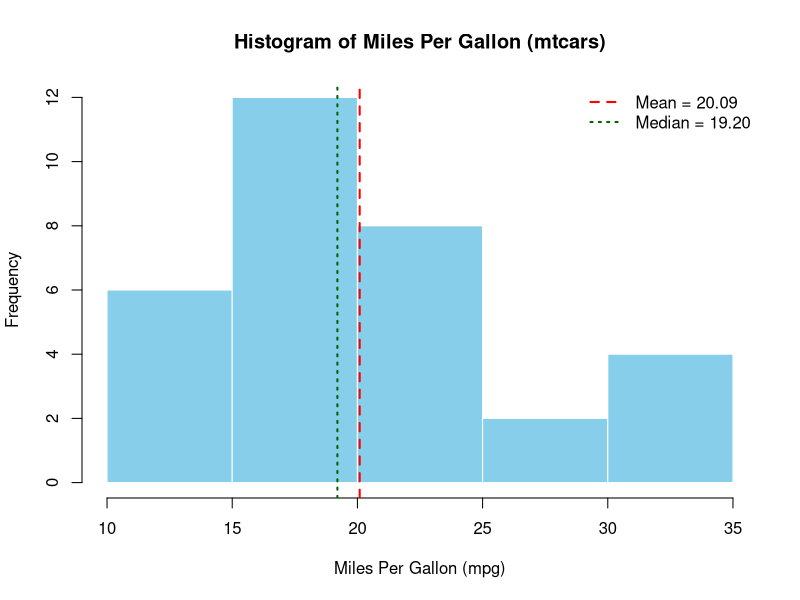
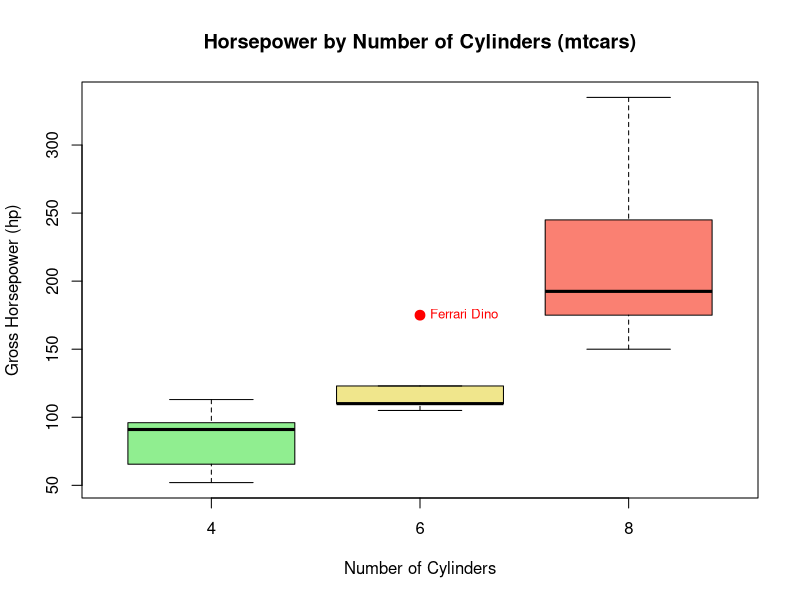
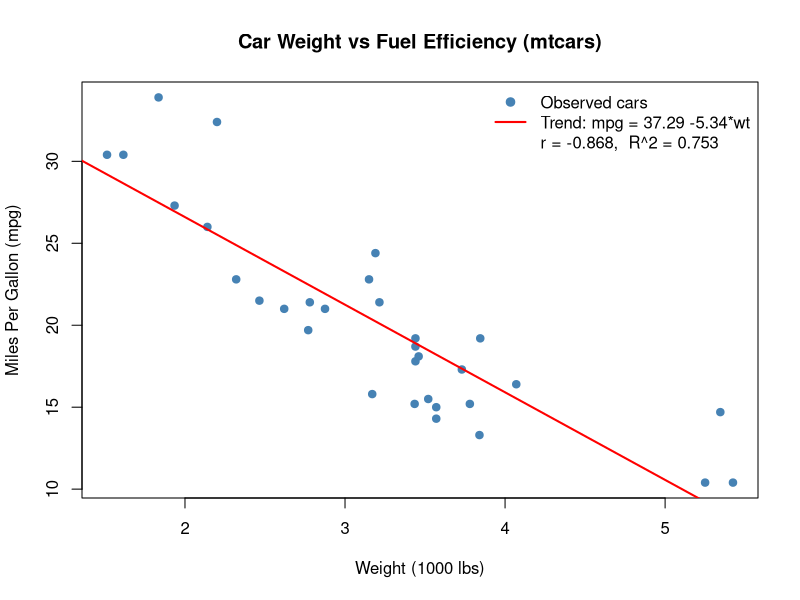

R code for these plots, in order:
# =====================================================================
# Lab Assignment 1: Basic Statistics & Visualization in R
# ---------------------------------------------------------------------
# Objective : Calculate descriptive statistics and generate
#             foundational graphics in R.
# Dataset   : Built-in R dataset `mtcars`
# Run with  : Rscript lab1_basic_stats_visualization.R
#             (or source() it inside RStudio)
# Output    : Step-by-step console log + 3 PNG plots in ./plots/
# =====================================================================

# ---------- Helper: print a clearly visible step header --------------
step <- function(n, title) {
  cat("\n", strrep("=", 70), "\n", sep = "")
  cat(sprintf("STEP %s : %s\n", n, title))
  cat(strrep("=", 70), "\n", sep = "")
}

# Save each plot as PNG; when running interactively also draw on screen
out_dir <- "plots"
if (!dir.exists(out_dir)) dir.create(out_dir)

save_plot <- function(file, draw) {
  path <- file.path(out_dir, file)
  png(path, width = 900, height = 650, res = 110)
  draw()
  dev.off()
  if (interactive()) draw()
  cat(">> Plot saved to:", path, "\n")
}

cat("Lab Assignment 1 - Basic Statistics & Visualization in R\n")
cat("R version :", R.version.string, "\n")
cat("Run on    :", format(Sys.time(), "%Y-%m-%d %H:%M:%S"), "\n")


# =====================================================================
# STEP 1 : Load the dataset
# =====================================================================
step(1, "Load the built-in 'mtcars' dataset")

data(mtcars)
cat(">> Dataset loaded successfully.\n")
cat(">> Dimensions (rows x columns):", nrow(mtcars), "x", ncol(mtcars), "\n\n")

cat(">> Structure of the dataset:\n")
str(mtcars)

cat("\n>> First 6 rows:\n")
print(head(mtcars))

cat("\n>> Missing values per column:\n")
print(colSums(is.na(mtcars)))


# =====================================================================
# STEP 2 : Summary statistics for key numerical attributes
# =====================================================================
step(2, "Summary statistics (Mean, Median, SD, Variance, IQR)")

key_vars <- c("mpg", "hp", "wt", "disp", "qsec")
cat(">> Key numerical attributes selected:", paste(key_vars, collapse = ", "), "\n")
cat("   mpg  = Miles per gallon\n")
cat("   hp   = Gross horsepower\n")
cat("   wt   = Weight (1000 lbs)\n")
cat("   disp = Displacement (cu. in.)\n")
cat("   qsec = 1/4 mile time (seconds)\n")

cat("\n>> 2a. Built-in summary() output:\n")
print(summary(mtcars[, key_vars]))

cat("\n>> 2b. Calculating each statistic individually (example: mpg):\n")
cat("   mean(mtcars$mpg)   =", round(mean(mtcars$mpg), 3), "\n")
cat("   median(mtcars$mpg) =", round(median(mtcars$mpg), 3), "\n")
cat("   sd(mtcars$mpg)     =", round(sd(mtcars$mpg), 3), "\n")
cat("   var(mtcars$mpg)    =", round(var(mtcars$mpg), 3), "\n")
cat("   IQR(mtcars$mpg)    =", round(IQR(mtcars$mpg), 3), "\n")

cat("\n>> 2c. Descriptive statistics table for all key attributes:\n")
stats_table <- data.frame(
  Mean     = sapply(mtcars[, key_vars], mean),
  Median   = sapply(mtcars[, key_vars], median),
  Std_Dev  = sapply(mtcars[, key_vars], sd),
  Variance = sapply(mtcars[, key_vars], var),
  IQR      = sapply(mtcars[, key_vars], IQR),
  Min      = sapply(mtcars[, key_vars], min),
  Max      = sapply(mtcars[, key_vars], max)
)
print(round(stats_table, 3))

write.csv(round(stats_table, 3), "summary_statistics.csv")
cat("\n>> Statistics table saved to: summary_statistics.csv\n")


# =====================================================================
# STEP 3 : Histogram - distribution of a single continuous variable
# =====================================================================
step(3, "Histogram of Miles Per Gallon (mpg)")

h <- hist(mtcars$mpg, breaks = 8, plot = FALSE)
cat(">> Histogram bins (class intervals) and frequencies:\n")
print(data.frame(
  Bin       = paste0("(", head(h$breaks, -1), ", ", h$breaks[-1], "]"),
  Frequency = h$counts
))

save_plot("1_histogram_mpg.png", function() {
  hist(mtcars$mpg,
       breaks = 8,
       col    = "skyblue",
       border = "white",
       main   = "Histogram of Miles Per Gallon (mtcars)",
       xlab   = "Miles Per Gallon (mpg)",
       ylab   = "Frequency")
  abline(v = mean(mtcars$mpg),   col = "red",       lwd = 2, lty = 2)
  abline(v = median(mtcars$mpg), col = "darkgreen", lwd = 2, lty = 3)
  legend("topright",
         legend = c(sprintf("Mean = %.2f",   mean(mtcars$mpg)),
                    sprintf("Median = %.2f", median(mtcars$mpg))),
         col = c("red", "darkgreen"), lty = c(2, 3), lwd = 2, bty = "n")
})

cat(">> Interpretation: mean (", round(mean(mtcars$mpg), 2),
    ") > median (", median(mtcars$mpg),
    "), so the mpg distribution is slightly right-skewed.\n", sep = "")


# =====================================================================
# STEP 4 : Boxplot - identify potential outliers across groups
# =====================================================================
step(4, "Boxplot of Horsepower (hp) grouped by Number of Cylinders (cyl)")

cat(">> Number of cars in each cylinder group:\n")
print(table(cyl = mtcars$cyl))

cat("\n>> Five-number summary of hp for each cylinder group:\n")
print(tapply(mtcars$hp, mtcars$cyl, fivenum))

b <- boxplot(hp ~ cyl, data = mtcars, plot = FALSE)

cat("\n>> Outliers detected (values beyond 1.5 * IQR from the box):\n")
if (length(b$out) > 0) {
  out_cyl  <- as.numeric(b$names[b$group])
  out_rows <- mtcars[paste(mtcars$cyl, mtcars$hp) %in% paste(out_cyl, b$out), ]
  print(out_rows[, c("cyl", "hp", "mpg", "wt")])
} else {
  cat("   No outliers found.\n")
}

save_plot("2_boxplot_hp_by_cyl.png", function() {
  boxplot(hp ~ cyl, data = mtcars,
          col  = c("lightgreen", "khaki", "salmon"),
          main = "Horsepower by Number of Cylinders (mtcars)",
          xlab = "Number of Cylinders",
          ylab = "Gross Horsepower (hp)",
          outpch = 19, outcol = "red", outcex = 1.3)
  if (length(b$out) > 0) {
    text(b$group, b$out, labels = rownames(out_rows),
         pos = 4, cex = 0.8, col = "red")
  }
})


# =====================================================================
# STEP 5 : Scatter plot with trend line
# =====================================================================
step(5, "Scatter Plot of Weight (wt) vs Miles Per Gallon (mpg) + Trend Line")

r <- cor(mtcars$wt, mtcars$mpg)
cat(">> Pearson correlation between wt and mpg: r =", round(r, 4), "\n")

model <- lm(mpg ~ wt, data = mtcars)
cat("\n>> Fitting linear regression model: lm(mpg ~ wt)\n")
print(summary(model))

coefs <- coef(model)
cat(sprintf(">> Trend line equation: mpg = %.3f + (%.3f) * wt\n", coefs[1], coefs[2]))
cat(sprintf(">> R-squared = %.4f\n", summary(model)$r.squared))

save_plot("3_scatter_wt_vs_mpg.png", function() {
  plot(mtcars$wt, mtcars$mpg,
       pch  = 19,
       col  = "steelblue",
       main = "Car Weight vs Fuel Efficiency (mtcars)",
       xlab = "Weight (1000 lbs)",
       ylab = "Miles Per Gallon (mpg)")
  abline(model, col = "red", lwd = 2)
  legend("topright",
         legend = c("Observed cars",
                    sprintf("Trend: mpg = %.2f %.2f*wt", coefs[1], coefs[2]),
                    sprintf("r = %.3f,  R^2 = %.3f", r, summary(model)$r.squared)),
         col = c("steelblue", "red", NA), pch = c(19, NA, NA),
         lty = c(NA, 1, NA), lwd = 2, bty = "n")
})

cat(">> Interpretation: strong negative relationship - heavier cars give",
    "lower mpg.\n   Each extra 1000 lbs reduces mpg by about",
    round(abs(coefs[2]), 2), "miles per gallon.\n")


# =====================================================================
# Done
# =====================================================================
step("6", "Lab Assignment 1 completed")
cat("Files generated:\n")
cat("  - summary_statistics.csv\n")
cat(paste0("  - ", file.path(out_dir, list.files(out_dir))), sep = "\n")
